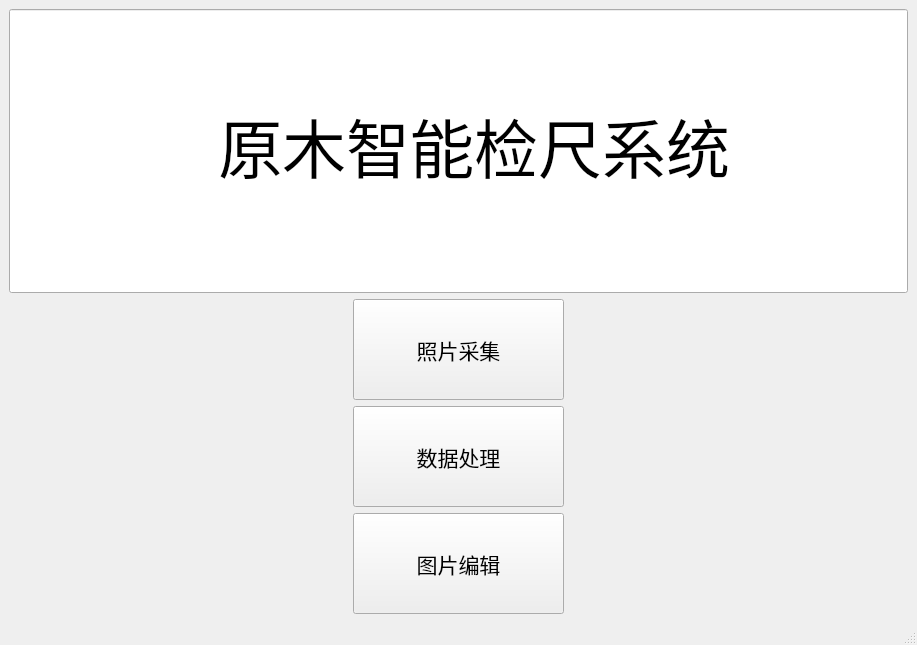
<?xml version="1.0" encoding="UTF-8"?>
<ui version="4.0">
 <class>mainWindow</class>
 <widget class="QMainWindow" name="mainWindow">
  <property name="geometry">
   <rect>
    <x>0</x>
    <y>0</y>
    <width>917</width>
    <height>645</height>
   </rect>
  </property>
  <property name="windowTitle">
   <string>原木智能检尺系统</string>
  </property>
  <property name="autoFillBackground">
   <bool>true</bool>
  </property>
  <widget class="QWidget" name="centralwidget">
   <layout class="QHBoxLayout" name="horizontalLayout_4">
    <item>
     <layout class="QVBoxLayout" name="verticalLayout_2">
      <item>
       <layout class="QVBoxLayout" name="verticalLayout_6">
        <item>
         <widget class="QLineEdit" name="lineEdit">
          <property name="sizePolicy">
           <sizepolicy hsizetype="Expanding" vsizetype="Expanding">
            <horstretch>0</horstretch>
            <verstretch>2</verstretch>
           </sizepolicy>
          </property>
          <property name="minimumSize">
           <size>
            <width>891</width>
            <height>151</height>
           </size>
          </property>
          <property name="font">
           <font>
            <family>方正舒体</family>
            <pointsize>48</pointsize>
           </font>
          </property>
          <property name="cursor">
           <cursorShape>ArrowCursor</cursorShape>
          </property>
          <property name="focusPolicy">
           <enum>Qt::NoFocus</enum>
          </property>
          <property name="contextMenuPolicy">
           <enum>Qt::NoContextMenu</enum>
          </property>
          <property name="acceptDrops">
           <bool>false</bool>
          </property>
          <property name="layoutDirection">
           <enum>Qt::LeftToRight</enum>
          </property>
          <property name="autoFillBackground">
           <bool>false</bool>
          </property>
          <property name="styleSheet">
           <string notr="true">background-color: rgb(79， 79， 79， 100);</string>
          </property>
          <property name="text">
           <string>  原木智能检尺系统</string>
          </property>
          <property name="alignment">
           <set>Qt::AlignCenter</set>
          </property>
         </widget>
        </item>
       </layout>
      </item>
      <item>
       <layout class="QVBoxLayout" name="verticalLayout">
        <item>
         <layout class="QHBoxLayout" name="horizontalLayout">
          <item>
           <widget class="QPushButton" name="pushButton">
            <property name="sizePolicy">
             <sizepolicy hsizetype="Fixed" vsizetype="Fixed">
              <horstretch>0</horstretch>
              <verstretch>1</verstretch>
             </sizepolicy>
            </property>
            <property name="minimumSize">
             <size>
              <width>211</width>
              <height>101</height>
             </size>
            </property>
            <property name="font">
             <font>
              <family>黑体</family>
              <pointsize>16</pointsize>
             </font>
            </property>
            <property name="cursor">
             <cursorShape>PointingHandCursor</cursorShape>
            </property>
            <property name="styleSheet">
             <string notr="true"/>
            </property>
            <property name="text">
             <string>照片采集</string>
            </property>
            <property name="autoDefault">
             <bool>false</bool>
            </property>
           </widget>
          </item>
         </layout>
        </item>
        <item>
         <layout class="QHBoxLayout" name="horizontalLayout_2">
          <item>
           <widget class="QPushButton" name="pushButton_2">
            <property name="sizePolicy">
             <sizepolicy hsizetype="Fixed" vsizetype="Fixed">
              <horstretch>0</horstretch>
              <verstretch>1</verstretch>
             </sizepolicy>
            </property>
            <property name="minimumSize">
             <size>
              <width>211</width>
              <height>101</height>
             </size>
            </property>
            <property name="font">
             <font>
              <family>黑体</family>
              <pointsize>16</pointsize>
             </font>
            </property>
            <property name="cursor">
             <cursorShape>PointingHandCursor</cursorShape>
            </property>
            <property name="styleSheet">
             <string notr="true"/>
            </property>
            <property name="text">
             <string>数据处理</string>
            </property>
            <property name="autoDefault">
             <bool>false</bool>
            </property>
           </widget>
          </item>
         </layout>
        </item>
        <item>
         <layout class="QHBoxLayout" name="horizontalLayout_3">
          <item>
           <widget class="QPushButton" name="pushButton_3">
            <property name="sizePolicy">
             <sizepolicy hsizetype="Fixed" vsizetype="Fixed">
              <horstretch>0</horstretch>
              <verstretch>1</verstretch>
             </sizepolicy>
            </property>
            <property name="minimumSize">
             <size>
              <width>211</width>
              <height>101</height>
             </size>
            </property>
            <property name="font">
             <font>
              <family>黑体</family>
              <pointsize>16</pointsize>
             </font>
            </property>
            <property name="cursor">
             <cursorShape>PointingHandCursor</cursorShape>
            </property>
            <property name="styleSheet">
             <string notr="true"/>
            </property>
            <property name="text">
             <string>图片编辑</string>
            </property>
            <property name="autoDefault">
             <bool>false</bool>
            </property>
           </widget>
          </item>
         </layout>
        </item>
       </layout>
      </item>
     </layout>
    </item>
   </layout>
  </widget>
  <widget class="QStatusBar" name="statusbar"/>
  <action name="actionereaser">
   <property name="text">
    <string>ereaser</string>
   </property>
  </action>
  <action name="actionsize">
   <property name="text">
    <string>size</string>
   </property>
  </action>
  <action name="actionsave">
   <property name="text">
    <string>save</string>
   </property>
  </action>
  <action name="actionqingkong">
   <property name="text">
    <string>qingkong</string>
   </property>
  </action>
  <action name="actionbanbenxinxi">
   <property name="text">
    <string>banbenxinxi </string>
   </property>
  </action>
  <action name="actioncanshutiaozheng">
   <property name="text">
    <string>canshutiaozheng</string>
   </property>
  </action>
 </widget>
 <resources>
  <include location="../specializedweek/png.qrc"/>
 </resources>
 <connections/>
</ui>
